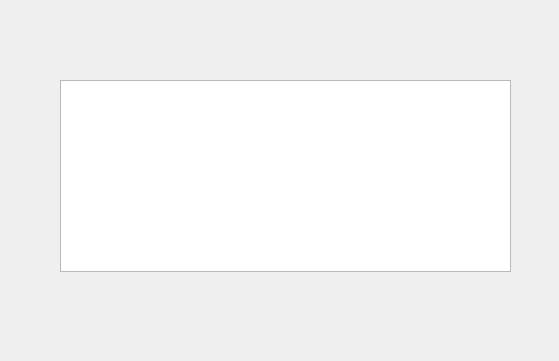
<?xml version="1.0" encoding="UTF-8"?>
<ui version="4.0">
 <class>ActivityList</class>
 <widget class="QDialog" name="ActivityList">
  <property name="geometry">
   <rect>
    <x>0</x>
    <y>0</y>
    <width>559</width>
    <height>361</height>
   </rect>
  </property>
  <property name="windowTitle">
   <string>Dialog</string>
  </property>
  <widget class="QListWidget" name="activityList">
   <property name="geometry">
    <rect>
     <x>60</x>
     <y>80</y>
     <width>451</width>
     <height>192</height>
    </rect>
   </property>
  </widget>
 </widget>
 <resources/>
 <connections/>
</ui>
